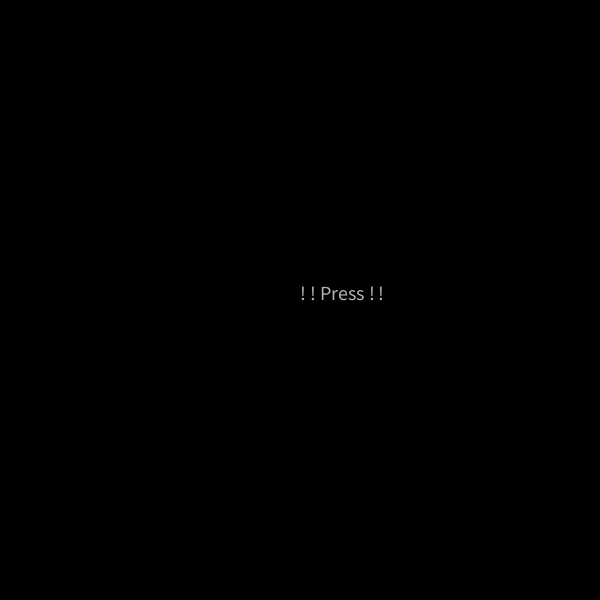
Frame 1 (no input)
Frame 60 (the mouse pressed at the canvas centre just before this capture): identical to frame 1, image omitted
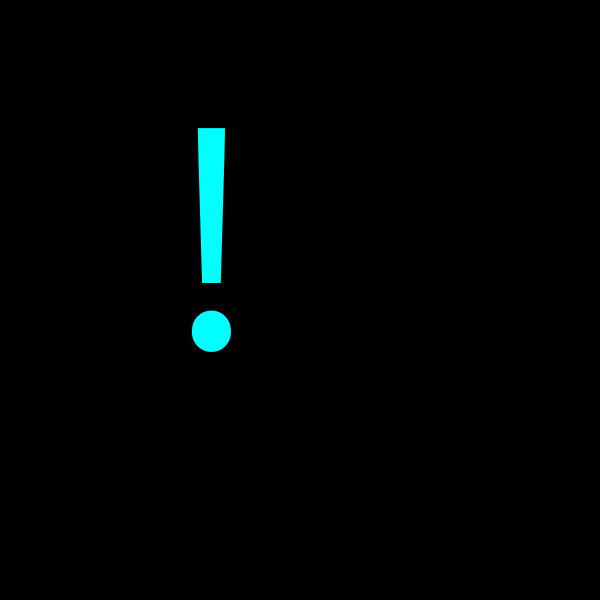
Frame 120 (the mouse held since frame 60 and released just before this capture)

The Processing sketch that drew these frames (run headless with seeded random() and noise(); from frame 60 on, the mouse is pressed at the canvas centre):

// Processing sketch: processing_169437
// ── processing_169437.pde


void setup()
{
  size(600, 600);
  colorMode(HSB, 360, 100, 100);
}
 
void draw()
{
  background(0);
  String s = "! !";
 
  float sz = random(200, 500);
  float x = random(0, width);
  float y = random(0, height);
 
  if (mousePressed)
  {
    int substrbegin = (int)random(0, s.length()-1);
    int substrend = (int)random(substrbegin+1, s.length()-1);
    textSize(sz);
    colorMode(HSB,360,100,100);
    fill(mouseX*360/width, 100, 100);
    text(s.substring(substrbegin, substrend), x, y);
  } else
  {
    textSize(20);
    fill(255);
    text(s+" Press ! !", width/2, height/2);
  }
}
